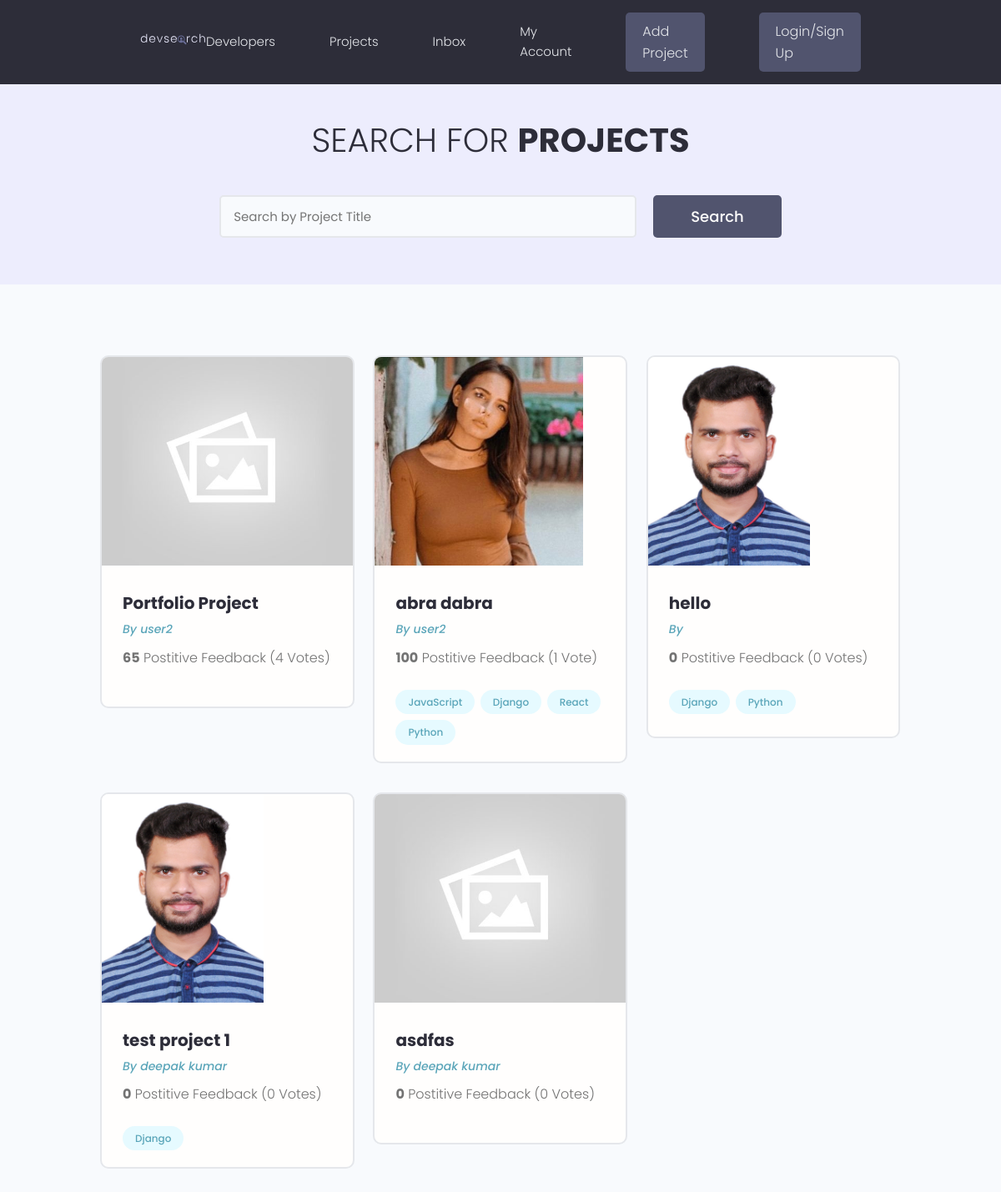
The page /projects/ on the database as committed earlier.
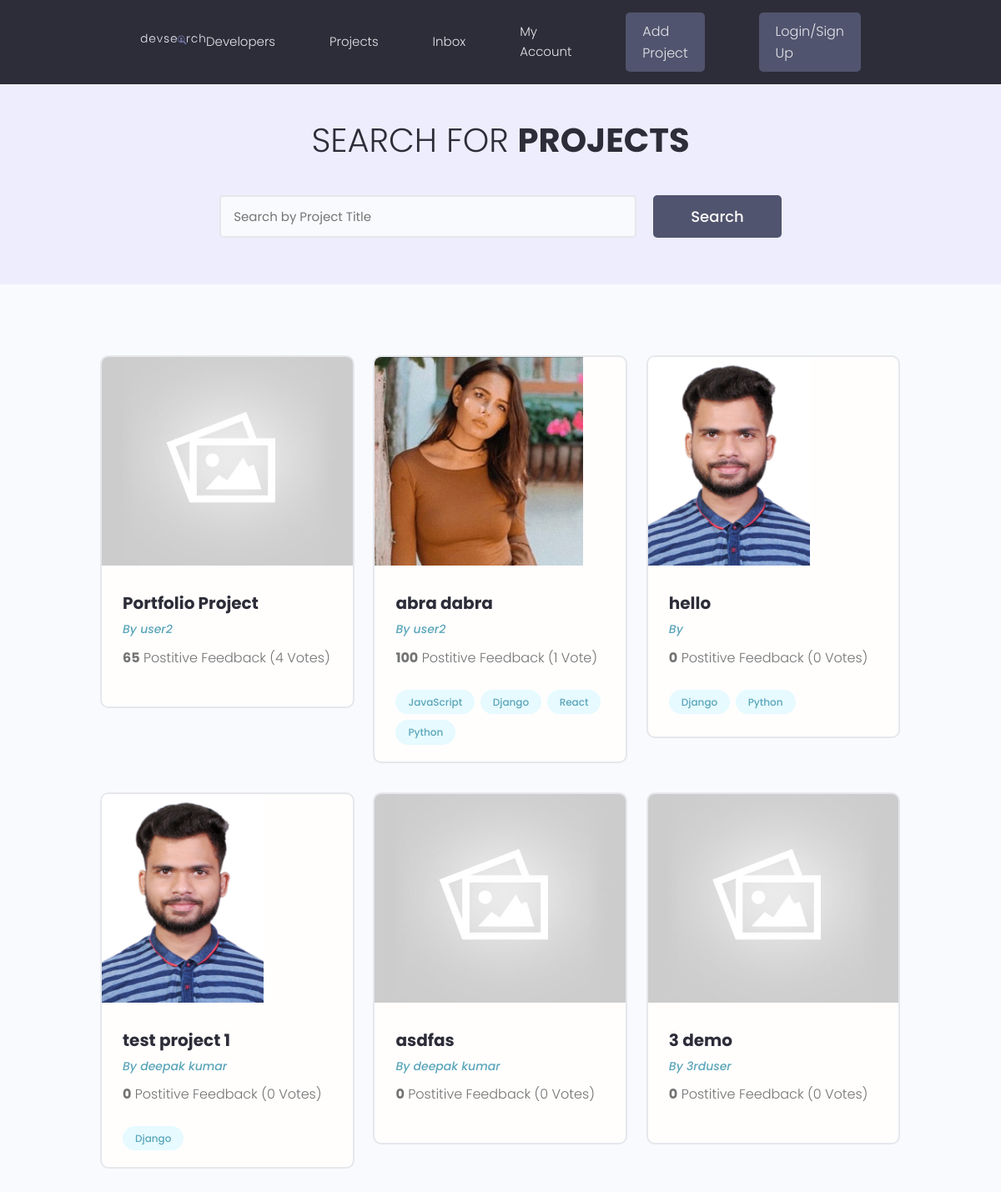
The same page on the database as committed later.
### projects/models.py (models this page shows, shortened)
class Project(models.Model):
    owner = models.ForeignKey(Profile, null=True, blank=True, on_delete=models.SET_NULL)
    title = models.CharField(max_length=200)
    description = models.TextField(null=True, blank=True)#blank=True for Django allows to submit a blank
    featured_image = models.ImageField(null=True, blank=True, default="default.jpg")
    demo_link = models.CharField(max_length=2000, null=True, blank=True)
    tags = models.ManyToManyField('Tag', blank=True)
    vote_total = models.IntegerField(default=0, null=True, blank=True)
    vote_ratio = models.IntegerField(default=0, null=True, blank=True)
    source_link = models.CharField(max_length=2000, null=True, blank=True)
    created = models.DateTimeField(auto_now_add=True)
    id = models.UUIDField(default=uuid.uuid4, unique=True, primary_key=True, editable=False)

class Tag(models.Model):
    name = models.CharField(max_length=200)
    created = models.DateTimeField(auto_now_add=True)
    id = models.UUIDField(default=uuid.uuid4, unique=True, primary_key=True, editable=False)
    def __str__(self):
        return self.name

### users/models.py (models this page shows, shortened)
class Profile(models.Model):
    user = models.OneToOneField(User, on_delete=models.CASCADE,null=True, blank=True)
    name = models.CharField(max_length=200, blank=True, null=True)
    email = models.EmailField(max_length=500, blank=True, null=True)
    username = models.CharField(max_length=200, blank=True, null=True)
    location = models.CharField(max_length=200, blank=True, null=True)
    short_intro = models.CharField(max_length=200, blank=True, null=True)
    bio = models.TextField(blank=True, null=True)
    profile_image = models.ImageField(null=True, blank=True, upload_to='profiles/', default="profiles/user-default.png")
    social_github = models.CharField(max_length=200, blank=True, null=True)
    social_twitter = models.CharField(max_length=200, blank=True, null=True)
    social_linkedin = models.CharField(max_length=200, blank=True, null=True)
    social_youtube = models.CharField(max_length=200, blank=True, null=True)
    social_website = models.CharField(max_length=200, blank=True, null=True)
    created = models.DateTimeField(auto_now_add=True)
    id = models.UUIDField(default=uuid.uuid4, unique=True, primary_key=True, editable=False)

### projects/views.py (the view)
# urls.py: path('projects/', include('projects.urls')),
def projects(requests):
    projects = Project.objects.all()
    context = {'projects':projects}
    return render(requests, 'projects/projects.html', context)

### projects/templates/projects/projects.html (shortened to what this page needs)
{% extends 'main.html' %}
{% block content %}
<main class="projects">
    <section class="hero-section text-center">
        <div class="container container--narrow">
            <div class="hero-section__box">
                <h2>Search for <span>Projects</span></h2>
            </div>
            <div class="hero-section__search">
                <form class="form" action="#" method="get">
                    <div class="form__field">
                        <input class="input input--text" id="formInput#search" type="text" name="text"
                        placeholder="Search by Project Title" />
                    </div>
                    <input class="btn btn--sub btn--lg" type="submit" value="Search" />
                </form>
            </div>
        </div>
    </section>
    <section class="projectsList">
        <div class="container">
            <div class="grid grid--three">
                {% for project in projects %}
                <div class="column">
                    <div class="card project">
                        <a href="{% url 'project' project.id %}" class="project">
                            <img class="project__thumbnail" src="{{ project.featured_image.url }}" alt="project thumbnail" />
                            <div class="card__body">
                                <h3 class="project__title">{{project.title}}</h3>
                                <p><a class="project__author" href="">By {{project.owner.name}}</a></p>
                                <p class="project--rating">
                                    <span style="font-weight: bold;">{{project.vote_ratio}}</span> Postitive Feedback ({{project.vote_total}} Vote{{project.vote_total|pluralize:"s"}})</p>
                                    <div class="project__tags">
                                        {% for tag in project.tags.all %}
                                        <span class="tag tag--pill tag--main">
                                            <small>{{tag}}</small>
                                        </span>
                                        {% endfor %}
                                    </div>
                                </div>
                            </a>
                        </div>
                    </div>
                    {% endfor %}
                </div>
            </div>
        </section>
    </main>
    {% endblock content %}

Rows that differ between the two databases and show on the page:
added Project: featured_image (placeholder picture), title "3 demo", owner.name "3rduser", vote_ratio "0", vote_total "0"
